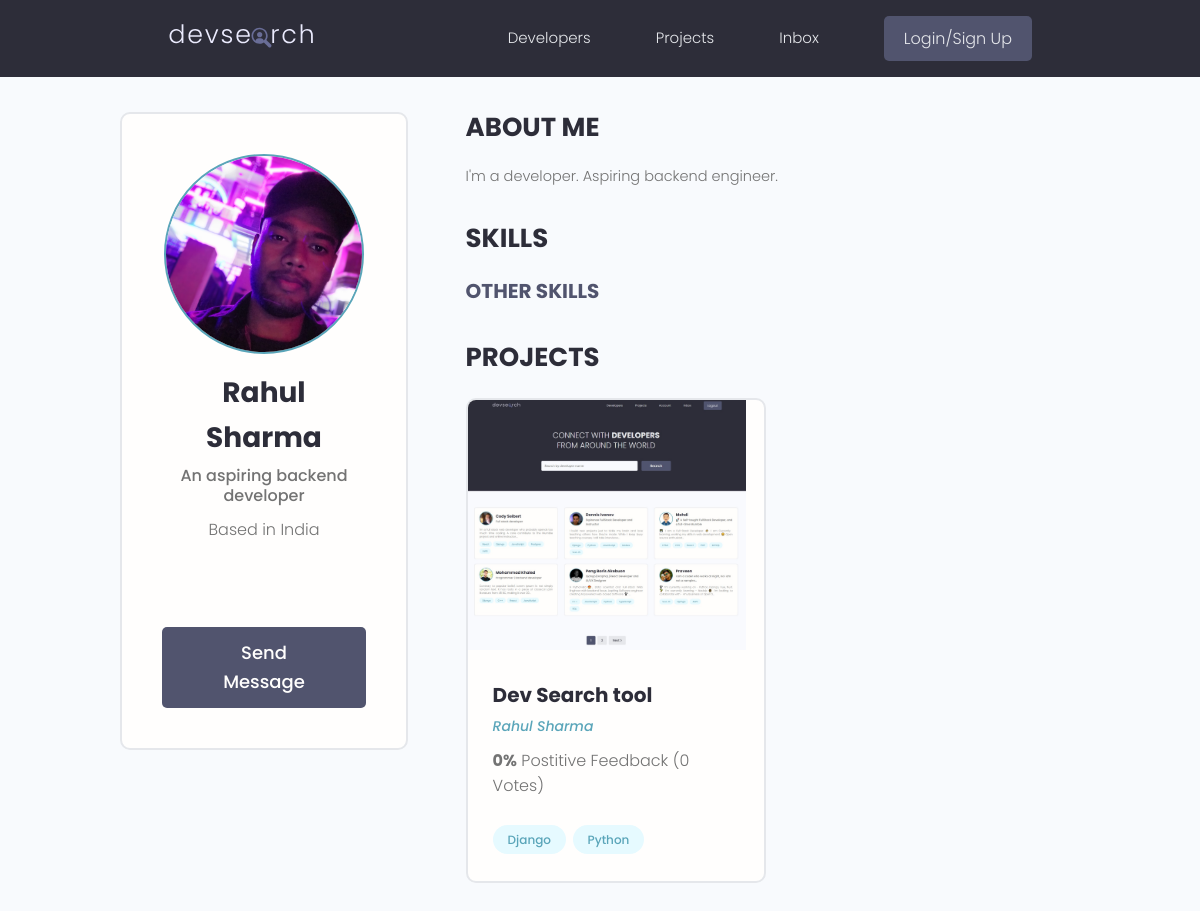
Page /profile/b983de94f2cf4a2c8df5d9bbdd427f33 on the earlier database version.
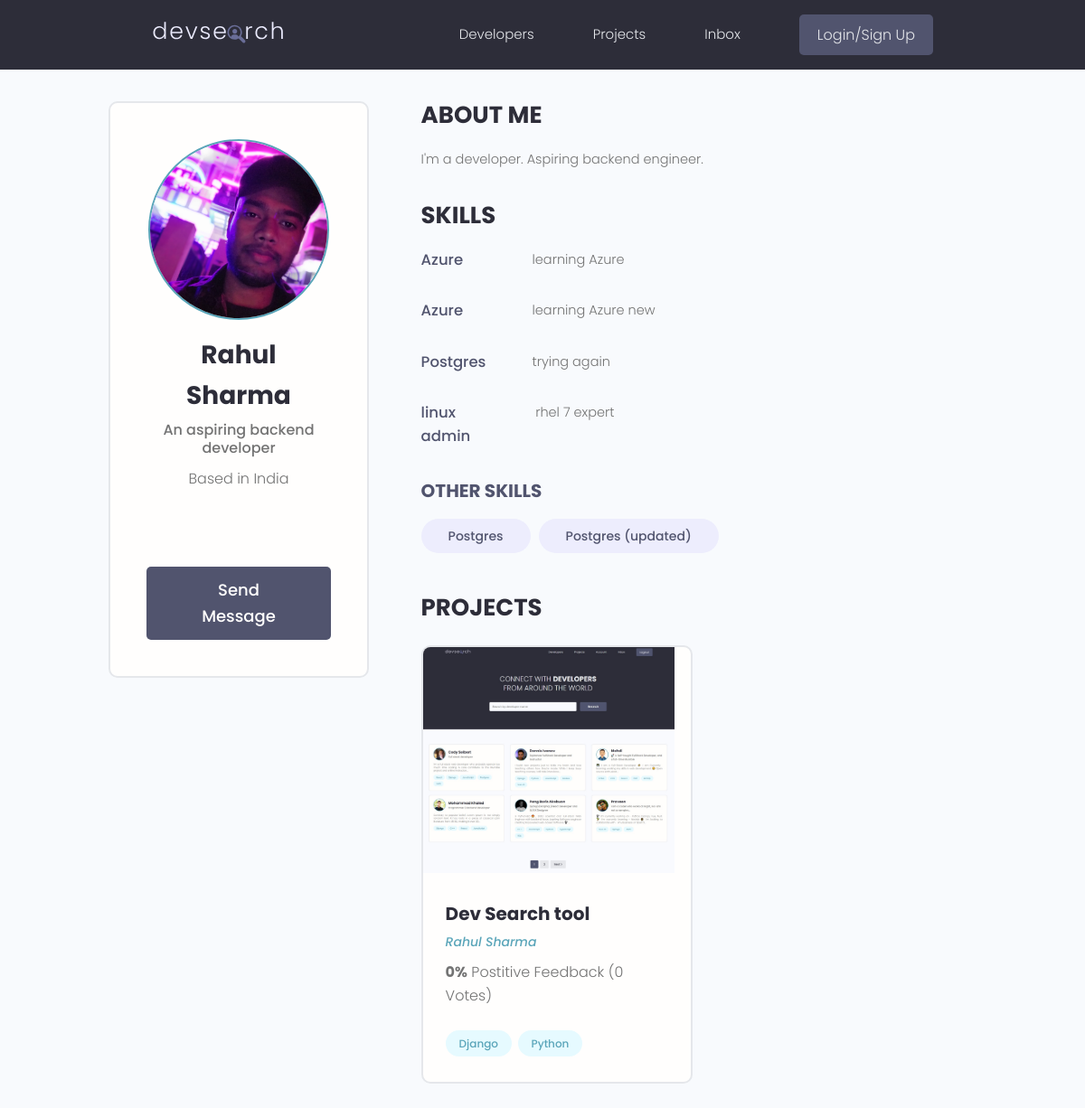
Same page on the later database version.
### projects/models.py (models this page shows, shortened)
class Project(models.Model):
    owner = models.ForeignKey(
        Profile, null=True, blank=True, on_delete=models.CASCADE)
    title = models.CharField(max_length = 200)
    description = models.TextField(null = True, blank = True)
    featured_image = models.ImageField(null = True, blank = True, default = 'default.jpg')
    demo_link = models.CharField(max_length = 2000, null = True, blank = True)
    source_link = models.CharField(max_length = 2000, null = True, blank = True)
    tags = models.ManyToManyField('Tag', blank = True)
    vote_total = models.IntegerField(default = 0, null = True, blank = True)
    vote_ratio = models.IntegerField(default = 0, null = True, blank = True)
    created = models.DateTimeField(auto_now_add = True)
    id = models.UUIDField(default = uuid.uuid4, unique = True, primary_key = True, editable = False)

class Tag(models.Model):
    name = models.CharField(max_length = 200)
    created = models.DateTimeField(auto_now_add = True)
    id = models.UUIDField(default = uuid.uuid4, unique = True, primary_key = True, editable = False)
    def __str__(self):
        return self.name

### users/models.py (models this page shows, shortened)
class Profile(models.Model):
    user = models.OneToOneField(
        User, on_delete=models.CASCADE, null=True, blank=True)
    name = models.CharField(max_length=200, blank=True, null=True)
    email = models.EmailField(max_length=500, blank=True, null=True)
    username = models.CharField(max_length=200, blank=True, null=True)
    location = models.CharField(max_length=200, blank=True, null=True)
    short_intro = models.CharField(max_length=200, blank=True, null=True)
    bio = models.TextField(blank=True, null=True)
    profile_image = models.ImageField(
        null=True, blank=True, upload_to='profiles/', default="profiles/user-default.png")
    social_github = models.CharField(max_length=200, blank=True, null=True)
    social_twitter = models.CharField(max_length=200, blank=True, null=True)
    social_linkedin = models.CharField(max_length=200, blank=True, null=True)
    social_youtube = models.CharField(max_length=200, blank=True, null=True)
    social_website = models.CharField(max_length=200, blank=True, null=True)
    created = models.DateTimeField(auto_now_add=True)
    id = models.UUIDField(default=uuid.uuid4, unique=True,
                          primary_key=True, editable=False)

class Skill(models.Model):
    owner = models.ForeignKey(
        Profile, on_delete=models.CASCADE, null=True, blank=True)
    name = models.CharField(max_length=200, blank=True, null=True)
    description = models.TextField(null=True, blank=True)
    created = models.DateTimeField(auto_now_add=True)
    id = models.UUIDField(default=uuid.uuid4, unique=True,
                          primary_key=True, editable=False)

### users/views.py (the view)
# urls.py: path('profile/<str:pk>', views.userProfiles, name="user-profile"),
def userProfiles(request, pk):
    profile = Profile.objects.get(id=pk)
    topSkills = profile.skill_set.exclude(description__exact="")
    otherSkills = profile.skill_set.filter(description="")
    context = {'profile': profile, 'topSkills': topSkills,
               "otherSkills": otherSkills}
    return render(request, 'users/user-profile.html', context)

### users/templates/users/user-profile.html (shortened to what this page needs)
{% extends 'main.html' %}
{% block content %}
<main class="profile my-md">
    <div class="container">
      <div class="layout">
        <div class="column column--1of3">
          <div class="card text-center">
            <div class="card__body dev">
              <img class="avatar avatar--xl" src="{{profile.profile_image.url}}" />
              <h2 class="dev__name">{{profile.name}}</h2>
              <p class="dev__title">{{profile.short_intro}}</p>
              <p class="dev__location">Based in {{profile.location}}</p>
              <ul class="dev__social">
              </ul>
              <a href="#" class="btn btn--sub btn--lg">Send Message </a>
            </div>
          </div>
        </div>
        <div class="column column--2of3">
          <div class="devInfo">
            <h3 class="devInfo__title">About Me</h3>
            <p class="devInfo__about">{{profile.bio}}</p>
          </div>
          <div class="devInfo">
            <h3 class="devInfo__title">Skills</h3>
            <div class="devInfo__skills">
              {% for skill in topSkills %}
              <div class="devSkill">
                <h4 class="devSkill__title">{{skill.name}}</h4>
                <p class="devSkill__info">{{skill.description}}</p>
              </div>
              {% endfor %}
              <h3 class="devInfo__subtitle">Other Skills</h3>
              <div class="devInfo__otherSkills">
                {% for skill in otherSkills %}
                <span class="tag tag--pill tag--sub tag--lg">
                  <small>{{skill.name}}</small>
                </span>
                {% endfor %}
              </div>
            </div>
          </div>
          <div class="devInfo">
            <h3 class="devInfo__title">Projects</h3>
            <div class="grid grid--two">
              {% for project in profile.project_set.all %}
              <div class="column">
                <div class="card project">
                  <a href="{% url 'project' project.id %}" class="project">
                    <img class="project__thumbnail" src="{{project.featured_image.url}}" alt="project thumbnail" />
                    <div class="card__body">
                      <h3 class="project__title">{{project.title}}</h3>
                      <p><a class="project__author" href="{% url 'user-profile' project.owner.id %}">{{project.owner.name}}</a></p>
                      <p class="project--rating">
                        <span style="font-weight: bold;">{{project.vote_ratio}}%</span> Postitive
                        Feedback ({{project.vote_total}} Vote{{project.vote_total|pluralize:"s"}})
                      </p>
                      <div class="project__tags">
                        {% for tag in project.tags.all %}
                        <span class="tag tag--pill tag--main">
                          <small>{{tag}}</small>
                        </span>
                        {% endfor %}
                      </div>
                    </div>
                  </a>
                </div>
              </div>
              {% endfor %}
            </div>
          </div>
        </div>
      </div>
    </div>
  </main>
{% endblock %}

Differences in the rows shown:
added Skill: name "Azure", description "learning Azure", shown under "SKILLS"
added Skill: name "Azure", description "learning Azure new", shown under "SKILLS"
added Skill: name "Postgres", description "trying again", shown under "SKILLS"
added Skill: name "linux admin", description "rhel 7 expert", shown under "SKILLS"
added Skill: name "Postgres", shown under "OTHER SKILLS"
added Skill: name "Postgres (updated)", shown under "OTHER SKILLS"
